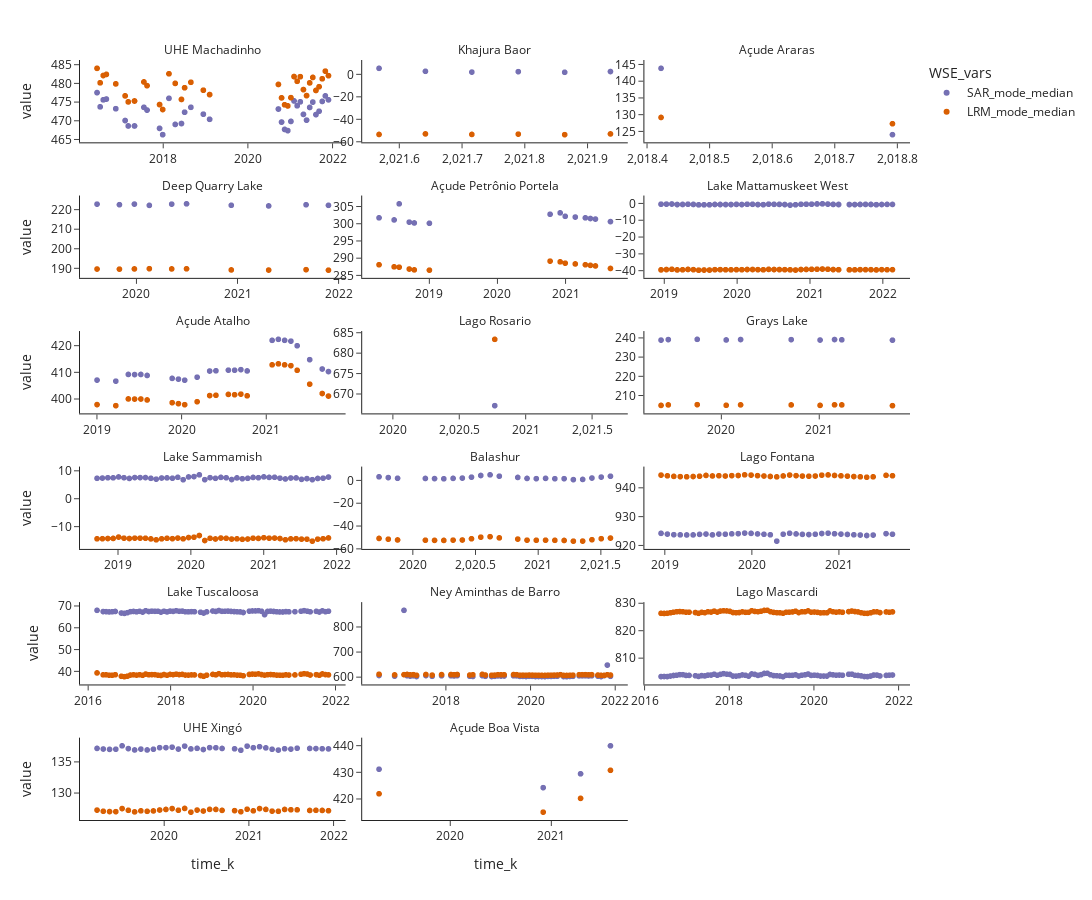

Notebook code for this chart:
### Code cell
import plotly.express as px
from plotly.subplots import make_subplots
import plotly.graph_objects as go

df=df_melt
x_fd='time_k'
y_fd='value'
facet='lake_name_k_first'
color='WSE_vars'
fig = px.scatter(df.loc[df['WSE_vars'].isin(['SAR_mode_median','LRM_mode_median'])], x=x_fd, y=y_fd, 
                 facet_col=facet,color=color,facet_col_wrap=3,
                 color_discrete_sequence=["#7570b3","#d95f02"],
                 template="simple_white", width=1200, height=900)
# fig.update_traces(marker=dict(size=5,color='#661666'))
fig.update_xaxes(matches=None)
fig.update_yaxes(matches=None)

fig.for_each_annotation(lambda a: a.update(text=a.text.split("=")[-1]))
fig.for_each_yaxis(lambda y: y.update(showticklabels=True,matches=None))
fig.for_each_xaxis(lambda x: x.update(showticklabels=True,matches=None))

fig.show()
del df
